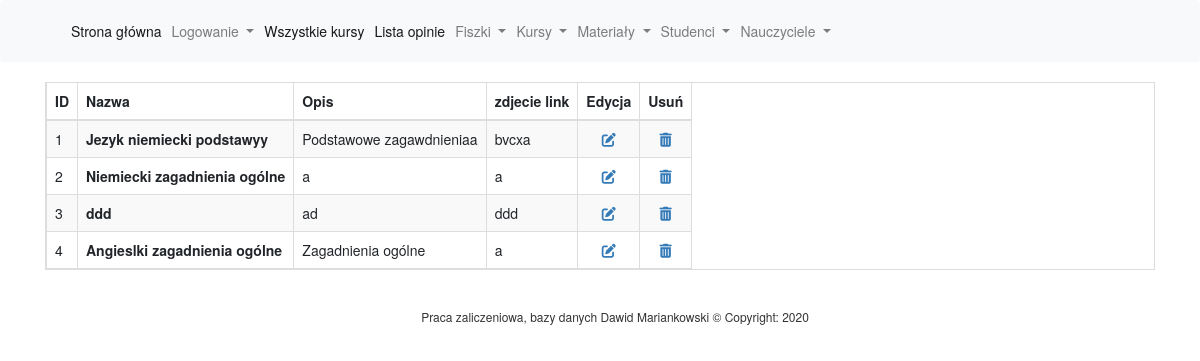
The page /lista-kategorie.php (signed in) on the database as committed earlier.
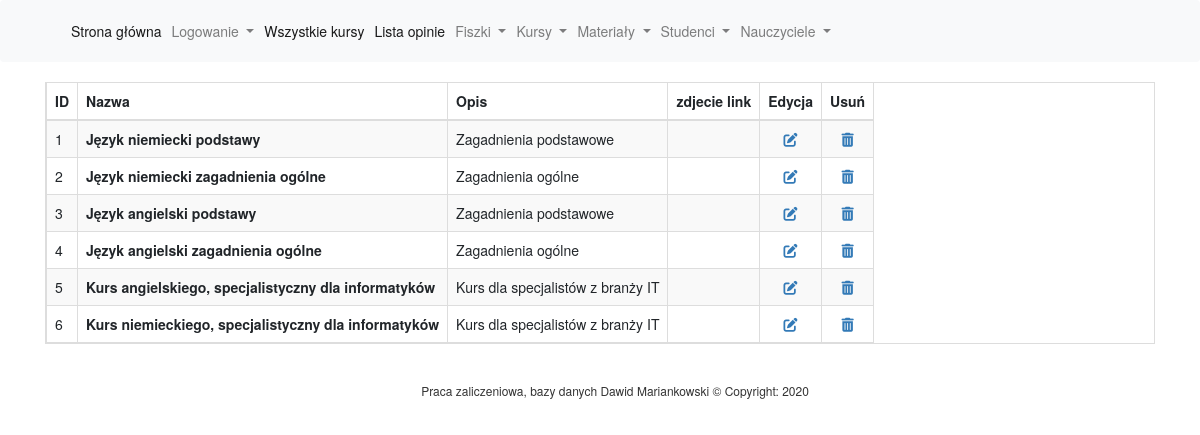
The same page on the database as committed later.
### tables this page shows
CREATE TABLE `kategoria` (
  `kategoria_id` int(11) NOT NULL,
  `nazwa` varchar(100) NOT NULL,
  `opis` text DEFAULT NULL,
  `zdjecie` varchar(100) DEFAULT NULL
);

### lista-kategorie.php (the view, shortened to what this page needs)
<?php
require_once('config.php');
$query = "Select kategoria.nazwa,
       kategoria.opis,
       kategoria.zdjecie,
       kategoria.kategoria_id
From kategoria";
$results = $db_connection->query($query); ?>
<div class="container">
    <table class="table table-bordered table-responsive table-striped">
        <thead>
        <tr>
            <th>ID</th>
            <th>Nazwa</th>
            <th>Opis</th>
            <th>zdjecie link</th>
            <th class="text-center">Edycja</th>
            <th class="text-center">Usuń</th>
        </tr>
        </thead>
        <tbody class="table-striped">
        <?php
        foreach ($results as $result) {
            ?>
            <tr>
                <td><?php echo $result['kategoria_id'] ?></td>
                <td><b><?php echo $result['nazwa'] ?></b></td>
                <td><?php echo $result['opis'] ?></td>
                <td><?php echo $result['zdjecie'] ?></td>
                <td class="text-center"><a href="edytuj-kategorie.php?id=<?php echo $result['kategoria_id'] ?>"> <i
                                class="fas fa-edit "></i></a></td>
                <td class="text-center"><a href="usun-kategorie.php?id=<?php echo $result['kategoria_id'] ?>"> <i
                                class="fas fa-trash-alt "></i></a></td>
            </tr>
            <?php
        }
        ?>
        </tbody>
    </table>
    <?php include('footer.php'); ?>
</div>
</body>
</html>

Rows that differ between the two databases and show on the page:
changed kategoria id 1: nazwa "Jezyk niemiecki podstawyy" → "Język niemiecki podstawy"; opis "Podstawowe zagawdnieniaa" → "Zagadnienia podstawowe"; zdjecie "bvcxa" → (not shown)
changed kategoria id 2: nazwa "Niemiecki zagadnienia ogólne" → "Język niemiecki zagadnienia ogólne"; opis "a" → "Zagadnienia ogólne"; zdjecie "a" → (not shown)
changed kategoria id 3: nazwa "ddd" → "Język angielski podstawy"; opis "ad" → "Zagadnienia podstawowe"; zdjecie "ddd" → (not shown)
changed kategoria id 4: nazwa "Angieslki zagadnienia ogólne" → "Język angielski zagadnienia ogólne"; zdjecie "a" → (not shown)
added kategoria: kategoria_id "5", nazwa "Kurs angielskiego, specjalistyczny dla informatyków", opis "Kurs dla specjalistów z branży IT"
added kategoria: kategoria_id "6", nazwa "Kurs niemieckiego, specjalistyczny dla informatyków", opis "Kurs dla specjalistów z branży IT"
